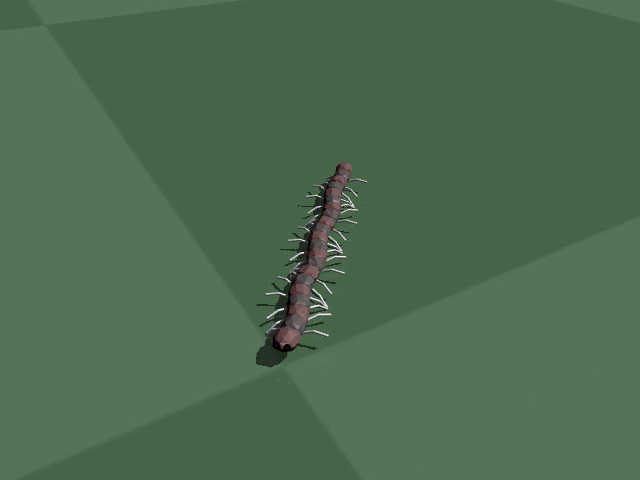
#> input picture frame 4 of 8-Dataset/videos/flat/trial_000.mp4, 640 x 480 px, given in place of optimized_flat_leg_lift_oblique.mp4, which was not available
$ python make_historical_demo_sheet.py
#> lines starting #> are read from the running program, lines starting #| are printed output that depends on the picture; pictures that were not available may be replaced by others from this repository, and a replacement may not be noted
"""Build a read-only visual comparison from existing historical demo videos."""

from pathlib import Path

import cv2
from PIL import Image, ImageDraw, ImageFont


ROOT = Path(r"C:\Users\wxy22\Documents\Centipede_MUJOCO-main")
OUT = ROOT / "experiments/mujoco_low_wave_roll_onset_audit_2026-08-30/outputs/figures/historical_demo_comparison.png"
VIDEOS = [
    (
        "Aug 26: old plant + optimized flat controller",
        ROOT / "experiments/mujoco_zero_armature_controller_optimization_2026-08-26/outputs/videos/optimized_flat_leg_lift_oblique.mp4",
    ),
    (
        "Aug 26: q2 k20 fidelity stage",
        ROOT / "experiments/mujoco_template_q2_compliance_2026-08-26/outputs/videos/q2compliance_bounded_k20_c18_flat_oblique.mp4",
    ),
    (
        "Aug 27: locked-head current lineage",
        ROOT / "experiments/mujoco_template_locked_head_2026-08-27/outputs/videos/locked_head_m29p0_flat_oblique.mp4",
    ),
]
FRACTIONS = (0.30, 0.45, 0.60, 0.75)


def font(size: int):
    path = Path(r"C:\Windows\Fonts\arial.ttf")
    return ImageFont.truetype(str(path), size) if path.exists() else ImageFont.load_default()


def frame_at(cap: cv2.VideoCapture, fraction: float) -> Image.Image:
    count = int(cap.get(cv2.CAP_PROP_FRAME_COUNT))
    cap.set(cv2.CAP_PROP_POS_FRAMES, max(0, min(count - 1, round(fraction * (count - 1)))))
    ok, bgr = cap.read()
    if not ok:
        raise RuntimeError(f"Could not read frame at {fraction:.0%}")
    rgb = cv2.cvtColor(bgr, cv2.COLOR_BGR2RGB)
    return Image.fromarray(rgb).resize((480, 270), Image.Resampling.LANCZOS)


def main():
    margin, label_w, gap = 24, 370, 12
    cell_w, cell_h = 480, 270
    title_h, header_h, row_gap = 74, 42, 16
    width = margin * 2 + label_w + gap + len(FRACTIONS) * cell_w + (len(FRACTIONS) - 1) * gap
    height = margin * 2 + title_h + header_h + len(VIDEOS) * cell_h + (len(VIDEOS) - 1) * row_gap
    canvas = Image.new("RGB", (width, height), "white")
#> canvas: PIL image 2386x1006 RGB; every value is 255
    draw = ImageDraw.Draw(canvas)
    draw.text((margin, margin), "Historical low-wave flat demos — same normalized gait phases", fill="#111827", font=font(34))
    y0 = margin + title_h
    for col, fraction in enumerate(FRACTIONS):
        x = margin + label_w + gap + col * (cell_w + gap)
        draw.text((x + cell_w // 2, y0), f"{fraction:.0%} of video", anchor="ma", fill="#374151", font=font(23))
    y0 += header_h

    for row, (label, path) in enumerate(VIDEOS):
        y = y0 + row * (cell_h + row_gap)
        draw.multiline_text((margin, y + 92), label, fill="#111827", font=font(25), spacing=7)
        cap = cv2.VideoCapture(str(path))
        if not cap.isOpened():
            raise RuntimeError(f"Could not open {path}")
        for col, fraction in enumerate(FRACTIONS):
            x = margin + label_w + gap + col * (cell_w + gap)
            canvas.paste(frame_at(cap, fraction), (x, y))
#> this loop made 4 passes
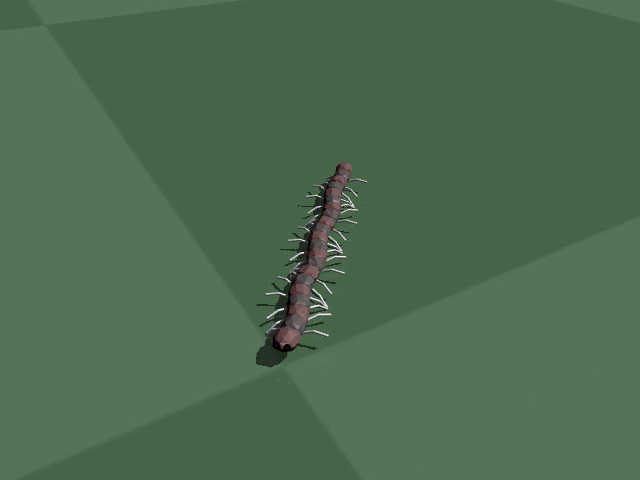
#> input picture frame 4 of 8-Dataset/videos/flat/trial_000.mp4, 640 x 480 px, given in place of optimized_flat_leg_lift_oblique.mp4, which was not available
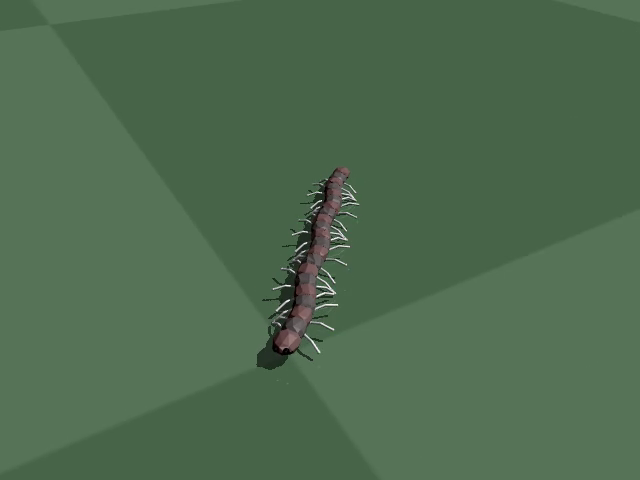
#> input picture frame 7 of 8-Dataset/videos/flat/trial_000.mp4, 640 x 480 px, given in place of optimized_flat_leg_lift_oblique.mp4, which was not available
#> after the loop:
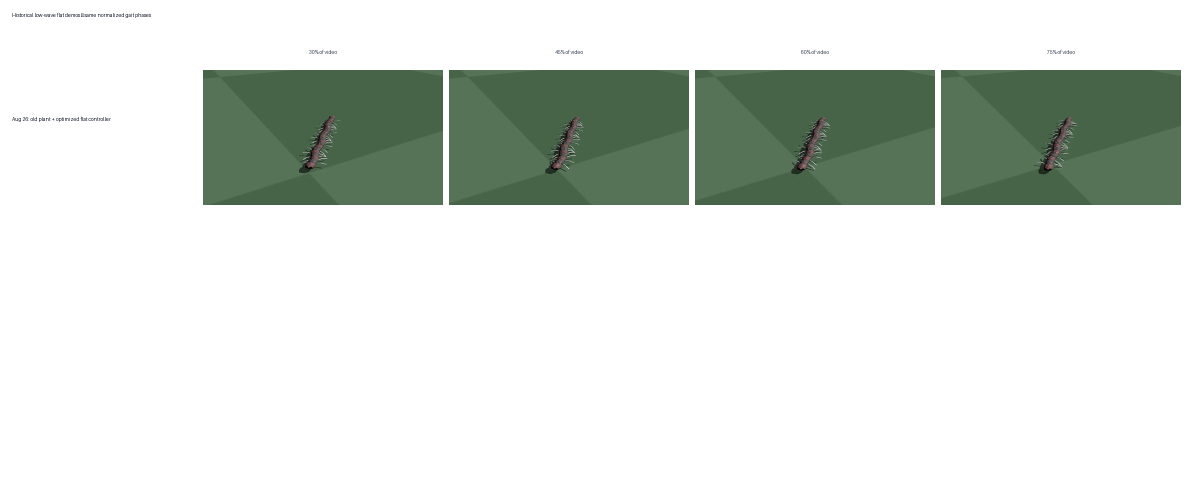
#> canvas: PIL image 2386x1006 RGB (shown at 1/2 size); mean R, G, B 216.6, 222.7, 216.8
        cap.release()
        draw.line((margin, y + cell_h + row_gap // 2, width - margin, y + cell_h + row_gap // 2), fill="#D1D5DB", width=2)

    OUT.parent.mkdir(parents=True, exist_ok=True)
    canvas.save(OUT, quality=95)
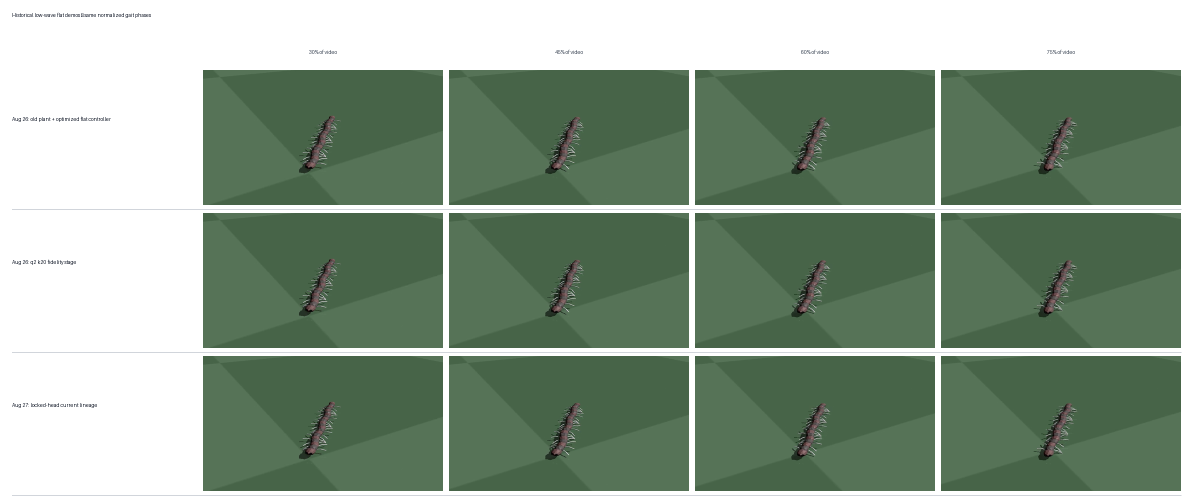
#> saved as historical_demo_comparison.png: PIL image 2386x1006 RGB (shown at 1/2 size); mean R, G, B 139.9, 158.2, 140.5
    print(OUT)


if __name__ == "__main__":
    main()

$ run again, starting later in the video
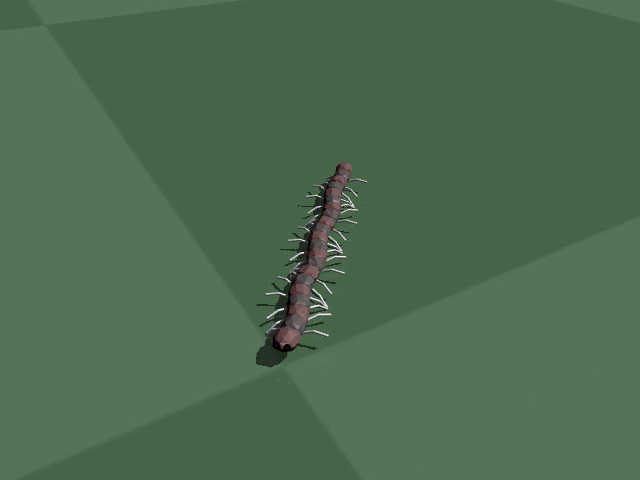
#> input picture frame 4 of 8-Dataset/videos/flat/trial_000.mp4, 640 x 480 px, given in place of optimized_flat_leg_lift_oblique.mp4, which was not available
#> the loop in main, `for col, fraction in enumerate(FRACTIONS):` made 4 passes
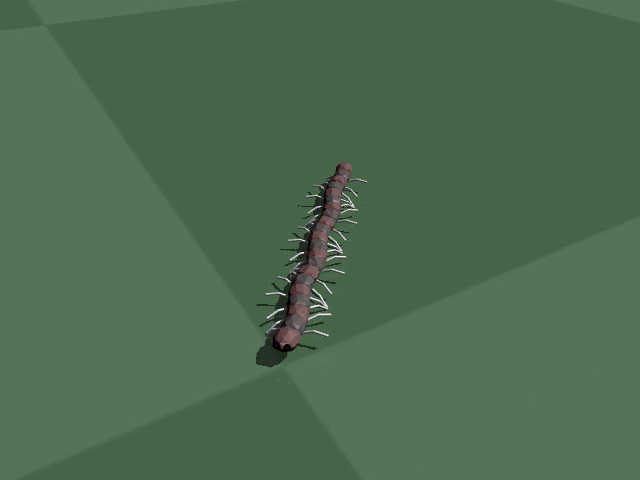
#> input picture frame 4 of 8-Dataset/videos/flat/trial_000.mp4, 640 x 480 px, given in place of optimized_flat_leg_lift_oblique.mp4, which was not available
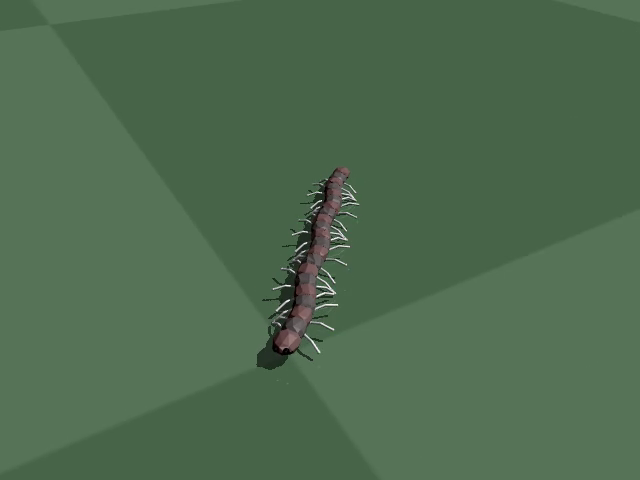
#> input picture frame 7 of 8-Dataset/videos/flat/trial_000.mp4, 640 x 480 px, given in place of optimized_flat_leg_lift_oblique.mp4, which was not available

$ run again, starting later in the video
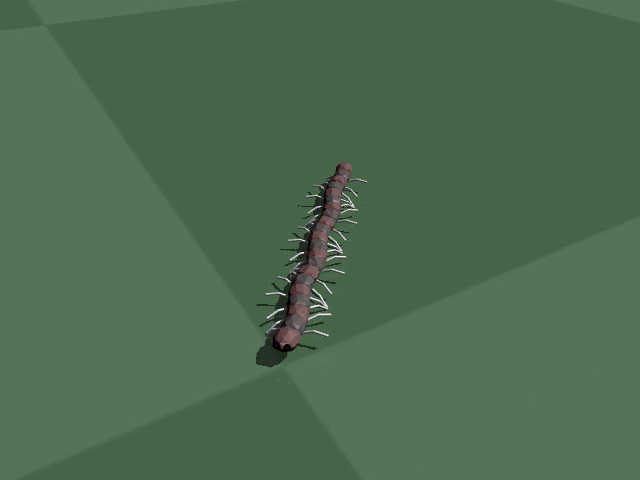
#> input picture frame 4 of 8-Dataset/videos/flat/trial_000.mp4, 640 x 480 px, given in place of optimized_flat_leg_lift_oblique.mp4, which was not available
#> the loop in main, `for col, fraction in enumerate(FRACTIONS):` made 4 passes
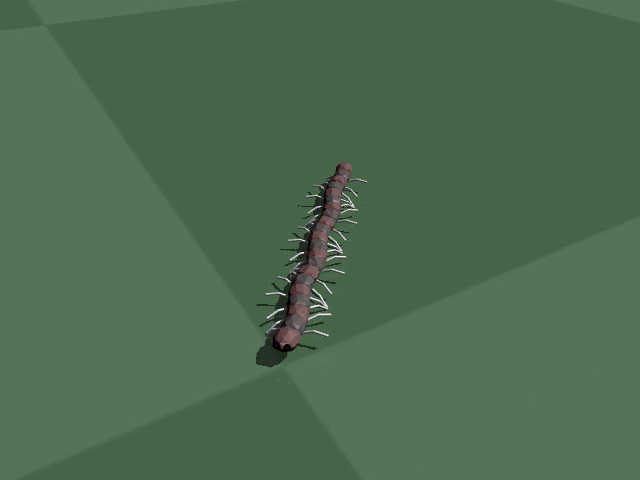
#> input picture frame 4 of 8-Dataset/videos/flat/trial_000.mp4, 640 x 480 px, given in place of optimized_flat_leg_lift_oblique.mp4, which was not available
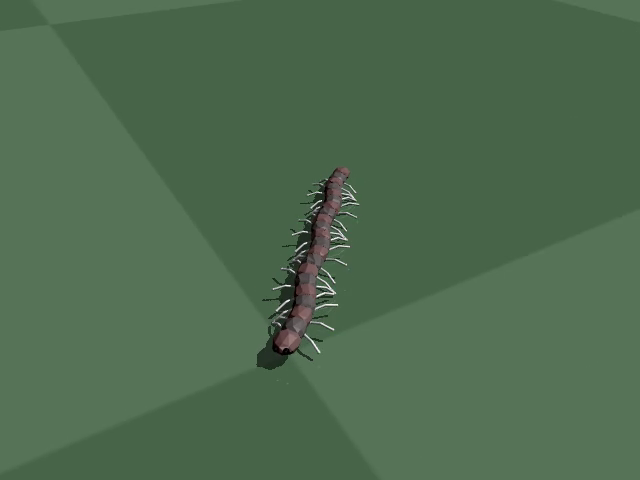
#> input picture frame 7 of 8-Dataset/videos/flat/trial_000.mp4, 640 x 480 px, given in place of optimized_flat_leg_lift_oblique.mp4, which was not available
